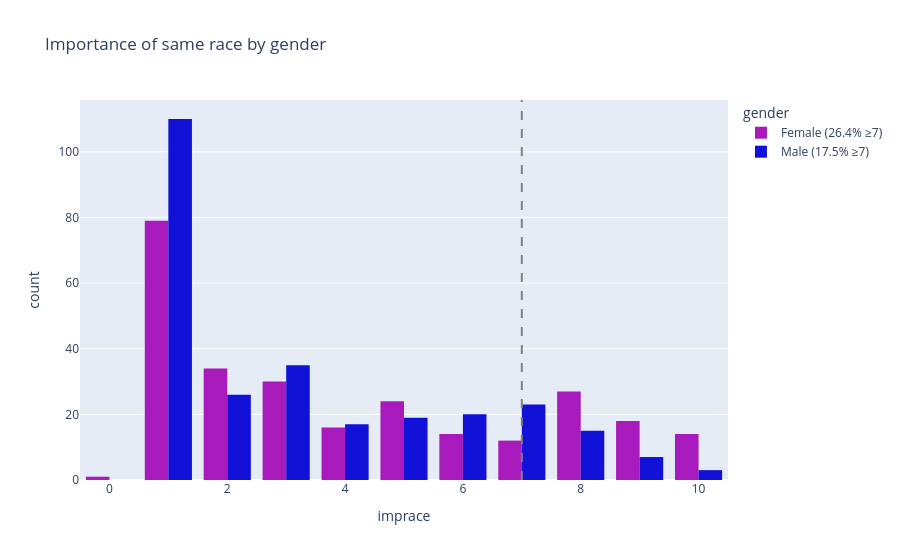

Notebook cell for this chart:
### Code cell
# intentions for the speed dating :  
#     - Importance of same race : imprace :
#     - Importance of same religion : imprelig
pct_sup7 = perso_df.groupby('gender')['imprace'].apply(
    lambda x: (x >= 7).mean()*100
    ).reset_index(name='pct_imprace_sup7')

# Dictionnaire gender -> % pour lookup rapide
pct_map = dict(zip(pct_sup7['gender'], pct_sup7['pct_imprace_sup7']))

print(f"Percentage of people with importance of same race >= 7 by gender : \n{pct_sup7}")
#display(pct_sup7)

fig = px.histogram(perso_df, 
             x='imprace', 
             color='gender', 
             barmode='group', 
             color_discrete_map=color_map,
             title='Importance of same race by gender')

# Renommage des traces avec le % intégré
for trace in fig.data:
    gender = trace.name
    pct = pct_map.get(gender, float('nan'))
    trace.name = f"{gender} ({pct:.1f}% ≥7)"

# Ligne verticale repère au seuil 7
fig.add_vline(x=7, line_dash="dash", line_color="gray")

fig.show()

### Figure 1 — Plotly figure (JSON) as saved in the notebook; plotly's stock layout.template omitted (floating-point values rounded to 4 significant figures; data arrays with more than 128 entries replaced by an {"elided": "..."} marker saying what was removed)
{"data": [{"alignmentgroup": "True", "bingroup": "x", "hovertemplate": "gender=Female<br>imprace=%{x}<br>count=%{y}<extra></extra>", "legendgroup": "Female", "marker": {"color": "#A81ABB", "pattern": {"shape": ""}}, "name": "Female (26.4% ≥7)", "offsetgroup": "Female", "orientation": "v", "showlegend": true, "type": "histogram", "x": {"elided": "274 int values"}, "xaxis": "x", "yaxis": "y"}, {"alignmentgroup": "True", "bingroup": "x", "hovertemplate": "gender=Male<br>imprace=%{x}<br>count=%{y}<extra></extra>", "legendgroup": "Male", "marker": {"color": "#1111d8", "pattern": {"shape": ""}}, "name": "Male (17.5% ≥7)", "offsetgroup": "Male", "orientation": "v", "showlegend": true, "type": "histogram", "x": {"elided": "277 int values"}, "xaxis": "x", "yaxis": "y"}], "layout": {"barmode": "group", "legend": {"title": {"text": "gender"}, "tracegroupgap": 0}, "shapes": [{"line": {"color": "gray", "dash": "dash"}, "type": "line", "x0": 7, "x1": 7, "xref": "x", "y0": 0, "y1": 1, "yref": "y domain"}], "title": {"text": "Importance of same race by gender"}, "xaxis": {"anchor": "y", "domain": [0, 1], "title": {"text": "imprace"}}, "yaxis": {"anchor": "x", "domain": [0, 1], "title": {"text": "count"}}}}
